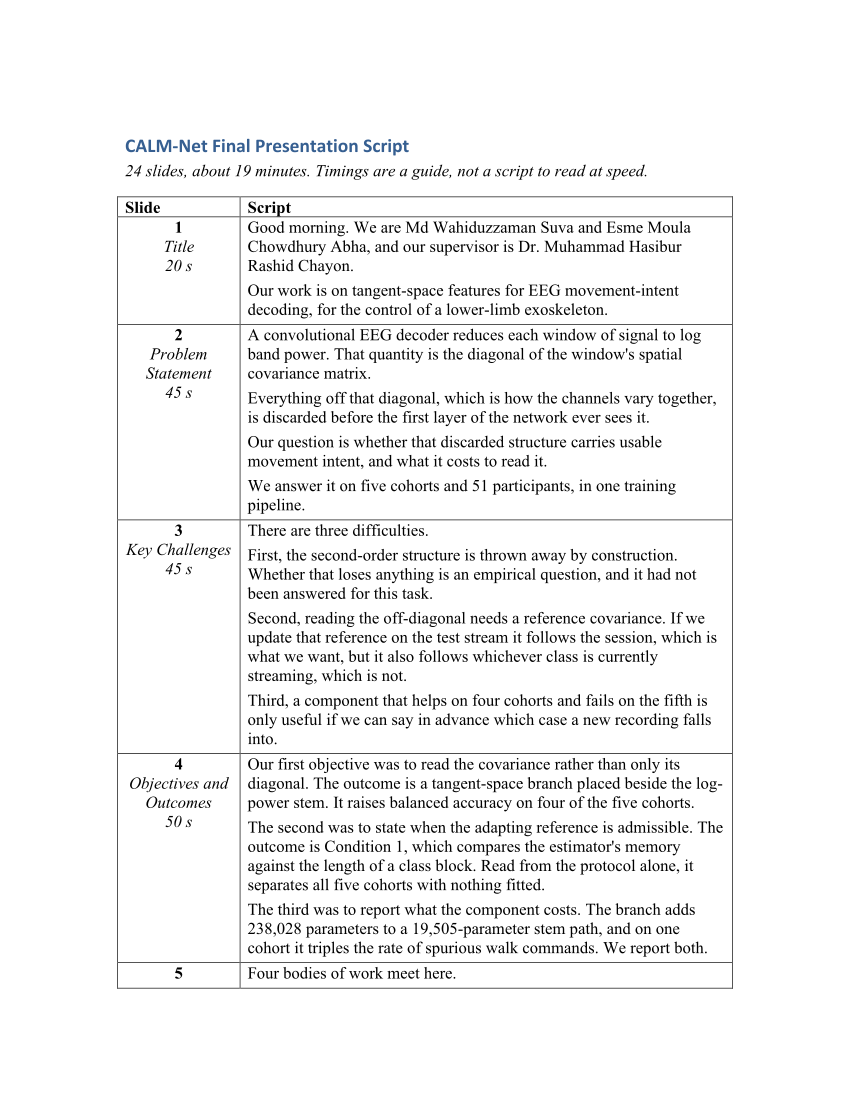

The script that saved this image:
"""Slide-by-slide speaking script for CALM-Net_final_presentation.pptx.

Writes presentation_script.docx as a two-column table (slide number, script)
and presentation_script.md; the deck itself carries no speaker notes.

Every number here is one the manuscript reports. If a figure or table changes,
change the sentence that quotes it rather than leaving the script to drift:
the previous version still described the alignment layer, three cohorts and a
24,181-parameter model, none of which the paper contains any more.

    python presentation/presentation_script.py
"""
from pathlib import Path

HERE = Path(__file__).resolve().parent
DECK = HERE / "CALM-Net_final_presentation.pptx"

SCRIPT = [
    ("Title", 20, [
        "Good morning. We are Md Wahiduzzaman Suva and Esme Moula Chowdhury Abha, and our "
        "supervisor is Dr. Muhammad Hasibur Rashid Chayon.",
        "Our work is on tangent-space features for EEG movement-intent decoding, for the "
        "control of a lower-limb exoskeleton.",
    ]),
    ("Problem Statement", 45, [
        "A convolutional EEG decoder reduces each window of signal to log band power. That "
        "quantity is the diagonal of the window's spatial covariance matrix.",
        "Everything off that diagonal, which is how the channels vary together, is discarded "
        "before the first layer of the network ever sees it.",
        "Our question is whether that discarded structure carries usable movement intent, and "
        "what it costs to read it.",
        "We answer it on five cohorts and 51 participants, in one training pipeline.",
    ]),
    ("Key Challenges", 45, [
        "There are three difficulties.",
        "First, the second-order structure is thrown away by construction. Whether that loses "
        "anything is an empirical question, and it had not been answered for this task.",
        "Second, reading the off-diagonal needs a reference covariance. If we update that "
        "reference on the test stream it follows the session, which is what we want, but it "
        "also follows whichever class is currently streaming, which is not.",
        "Third, a component that helps on four cohorts and fails on the fifth is only useful "
        "if we can say in advance which case a new recording falls into.",
    ]),
    ("Objectives and Outcomes", 50, [
        "Our first objective was to read the covariance rather than only its diagonal. The "
        "outcome is a tangent-space branch placed beside the log-power stem. It raises "
        "balanced accuracy on four of the five cohorts.",
        "The second was to state when the adapting reference is admissible. The outcome is "
        "Condition 1, which compares the estimator's memory against the length of a class "
        "block. Read from the protocol alone, it separates all five cohorts with nothing "
        "fitted.",
        "The third was to report what the component costs. The branch adds 238,028 parameters "
        "to a 19,505-parameter stem path, and on one cohort it triples the rate of spurious "
        "walk commands. We report both.",
    ]),
    ("Literature Review", 55, [
        "Four bodies of work meet here.",
        "Lower-limb exoskeleton BCI gives us the application and the datasets.",
        "Convolutional EEG decoders, such as EEGNet and ShallowFBCSPNet, are the models we "
        "compare against.",
        "Riemannian methods and alignment are where the tangent-space idea comes from. The "
        "limitation of that line is that the reference is estimated over a complete recording, "
        "so the recording has to exist before the decoder can run on it.",
        "Test-time adaptation removes that constraint, but the vision literature has shown it "
        "degrades when the test stream is temporally correlated.",
        "The gap is that no prior work states, from the recording protocol alone, when an "
        "in-network adapting reference is safe to use.",
    ]),
    ("Decoder Architecture", 55, [
        "This is the reported model, 290,943 parameters in total.",
        "A window of EEG, 60 channels by 400 samples, enters both paths.",
        "The upper path is the multi-scale power stem. Three temporal resolutions, 64, 128 and "
        "256 milliseconds, each with depthwise spatial filters, then square, pool and "
        "logarithm. That gives log band power per channel, which is the diagonal.",
        "The lower path is the tangent-space branch. It forms the window's covariance, shrinks "
        "it toward a scaled identity, and maps it to the tangent space at a reference matrix "
        "M. That reads the off-diagonal.",
        "The two 128-dimensional outputs are concatenated and fused into one linear classifier.",
        "The dashed arrow is the important one. The reference M updates from the incoming data "
        "with no labels, and it keeps updating at inference.",
    ]),
    ("Core Idea and Hypothesis", 55, [
        "The branch computes the logarithm of M to the minus one half, times the covariance C, "
        "times M to the minus one half, and vectorises it.",
        "M is a running mean over the incoming windows. That is what lets the representation "
        "follow a session as it changes.",
        "The momentum m sets how long that mean remembers. The memory is mu equals N over m, "
        "which is 160 windows at our default batch of 32 and momentum of 0.2.",
        "And that is also the failure mode. If one class streams for longer than the memory, "
        "then M becomes the covariance of that class, and whitening a window of that class by "
        "its own covariance removes exactly the variance that separated the classes.",
        "So Condition 1: the memory must be longer than a class block and shorter than the "
        "drift timescale. Both sides are fixed before training.",
    ]),
    ("Datasets and Evaluation Protocol", 55, [
        "Five cohorts, 51 participants.",
        "A and E are lower-limb exoskeleton cohorts. B is treadmill walking from an "
        "independent laboratory. C is motor execution, 20 participants. D is BCI Competition "
        "four, dataset 2a.",
        "Every model is trained in the same pipeline: the same band, the same optimiser, the "
        "same early stopping, the same temperature scaling, and three data-split seeds.",
        "The table gives the quantity Condition 1 needs. The class-block length is computed "
        "from the label sequence alone, before any training: 18 windows on cohort A, 214 on B, "
        "5 on C, 1 on D and 13 on E.",
        "Notice that cohort B is the one whose blocks are longer than our 160-window memory.",
    ]),
    ("Artefact Control", 55, [
        "Walk and stop differ in movement, so a fair objection is that we are decoding muscle "
        "activity rather than brain activity.",
        "We retrained the reported model after independent component analysis removed ocular, "
        "muscle, cardiac and line-noise components. Both arms are restricted to the same task, "
        "so they differ only in the cleaning step.",
        "Balanced accuracy goes from 0.897 to 0.859. That difference is not significant, "
        "p equals 0.58, and four of the seven participants are unchanged or better.",
        "The mean is carried by one participant, sub-06, which falls by 0.207. Without it the "
        "change is 0.010.",
        "Importantly, the change does not follow how much muscle activity was removed. The "
        "correlation is plus 0.05, where dependence on muscle artefact would make it negative.",
        "This constrains the artefact account. It does not exclude it, and we say so.",
    ]),
    ("Scalp Topography of the Reference", 50, [
        "This is the branch's own reference, not a separate analysis.",
        "Panel b is the per-channel gain that the tangent map applies. It amplifies the "
        "frontocentral midline most, AFz and Fz at 2.9, and it amplifies the temporal sites "
        "least, T7 and T8 at 1.9. Those are the sites most exposed to jaw and neck muscle.",
        "Panel c is the band-power difference, walk minus stop. Power falls over left "
        "sensorimotor cortex, C3 by 3.5 decibels, and rises over occipital electrodes.",
        "A decrease over sensorimotor cortex is the sign and the location of mu and beta "
        "desynchronisation. Gross movement artefact would raise power during walking, not "
        "lower it.",
        "This is one participant, so it is supporting evidence and not an artefact rejection.",
    ]),
    ("Learned Representations", 50, [
        "This figure is measured rather than drawn. We trained a model, then used forward "
        "hooks to record the real activations at the four points the architecture names, on "
        "held-out windows.",
        "Panels a to c fold the tangent vector back into the 60 by 60 matrix it came from. You "
        "can see the structure sitting off the diagonal, which is precisely what the log-power "
        "stem discards.",
        "Panel d measures class separation at each tap. The branch reaches 1.22, the stem 0.74, "
        "and after fusion it is 2.41.",
        "Fusion being higher than either path alone is the point: the two representations are "
        "complementary inside the trained model, not only in the accuracy table.",
    ]),
    ("Comparison with Published Decoders", 55, [
        "This is the table the rest of the results build toward.",
        "The reported model and eight published decoders, all trained in the same pipeline "
        "with the same splits, the same seeds and the same metric code. No per-model tuning.",
        "The reported model is highest on four of the five cohorts.",
        "On the fifth, cohort B, it is the worst entry in the column. We are not going to hide "
        "that; we are going to explain it, and the explanation is the next part of the talk.",
        "What makes cohort B a usable result rather than an unreliable one is that the stem "
        "alone still leads that column. The failure is specific to the branch, not to the "
        "pipeline.",
    ]),
    ("Branch versus Stem Across Cohorts", 50, [
        "Here is the branch against the stem it is added to, on every cohort, three seeds "
        "throughout and paired within participant.",
        "Plus 0.045 on cohort A, plus 0.064 on C, plus 0.040 on D, plus 0.021 on E.",
        "And minus 0.175 on cohort B, lower in eight participants out of eight.",
        "The regime column is the one to watch. It is not fitted to the accuracy. It is read "
        "from the class-block length against the estimator memory, before training, and it "
        "marks cohort B as at risk and the other four as safe.",
    ]),
    ("Results on the Held-Out Cohort", 60, [
        "Cohort C carries the accuracy claim, because it was held out from every design "
        "decision. The architecture, the shrinkage, the momentum and the embedding width were "
        "all fixed on cohorts A and B before this cohort was ever run.",
        "Three things make the number credible, and the three panels give one each.",
        "Panel a: all 20 participants improve, from 0.779 to 0.843, a mean of plus 0.064.",
        "Panel b: the whiskers are each participant's own spread across the three seeds. The "
        "effect is larger than that spread in 16 of the 20, so for most participants the gain "
        "is bigger than the noise the measurement already carries.",
        "Panel c puts 0.843 in context. Against the eight published decoders on this same "
        "cohort, the branch leads the strongest of them by 0.060, higher in 18 of 20 "
        "participants. And the stem it is added to sits in the middle of that field.",
        "Calibration error also falls, from 0.075 to 0.062, so the accuracy is not bought with "
        "a worse posterior.",
    ]),
    ("Effect Size Against Class-Block Length", 45, [
        "Now the failure, and why it is predictable.",
        "Panel a is the change from the branch on each cohort. Panel b plots that change "
        "against the class-block length, on a log axis.",
        "Nothing here is fitted. The block length comes from the recording protocol and the "
        "memory comes from the optimiser settings, and the two were fixed before training.",
        "The dashed line is the estimator memory, 160 windows. The four cohorts whose blocks "
        "are shorter than that memory all gain. The one cohort whose blocks are longer, "
        "cohort B at 214 windows, is the one that fails.",
        "One boundary, no free parameter, and it separates all five.",
    ]),
    ("Direct Manipulation of the Estimator Memory", 50, [
        "A boundary across cohorts could still be a coincidence of five datasets, so we tested "
        "it within a cohort by moving the memory directly and changing nothing else.",
        "On cohort A, where blocks are 18 windows: plus 0.045 at a memory of 160, plus 0.048 "
        "at 40, and minus 0.076 at 8. At a memory of 8 windows, shorter than the block, the "
        "effect reverses, and it is worse in every participant.",
        "On cohort B we go the other way. Enlarging the memory from 160 towards 3200 moves the "
        "cohort back monotonically, and it recovers 74 per cent of the loss.",
        "So the same variable switches the effect off and on in both directions. That is "
        "causal support for the account, not just a correlation across datasets.",
    ]),
    ("Estimator Memory and Block Length: Summary", 45, [
        "This is the same evidence as a table, and it is also where we report a negative "
        "result about our own claim.",
        "The condition gives an ordering and a direction. It does not give a rate a "
        "practitioner could set.",
        "We pre-registered a stronger version, which sets the adaptation rate from the block "
        "length with a fixed margin of two. It was falsified: at the memory that prescription "
        "gives, cohort B reaches 0.650, against 0.744 for the stem alone. Better, but still "
        "short of parity.",
        "And the upper bound of the condition, the drift timescale, is not measured here. Our "
        "data bound it only from above, at about one session.",
    ]),
    ("Ablation Study", 45, [
        "Every row here is a choice the architecture actually makes.",
        "Adding the branch takes cohort A from 0.864 to 0.909, and it cuts the seed-to-seed "
        "spread by about nine-fold, from 0.032 to 0.004.",
        "Freezing the reference after fitting costs accuracy. Removing it altogether also "
        "costs accuracy.",
        "The lower table separates the two roles of that reference across cohorts. The "
        "adapting reference is the only setting that helps on both cohorts whose class blocks "
        "are short, so that is what we keep, and we let Condition 1 decide where it is "
        "admissible.",
    ]),
    ("Measurement Noise and Ranking Criteria", 40, [
        "Before ranking anything we need to know what our own noise is.",
        "Across three data-split seeds the reported model spans 0.007 to 0.022 depending on the "
        "cohort. The stem spans 0.011 to 0.057.",
        "The stem is the noisier arm on all five cohorts, so the branch is not buying its "
        "accuracy with a less stable fit.",
        "We therefore do not interpret any difference below 0.02 anywhere in this work, and "
        "differences smaller than the relevant seed spread are reported without a ranking.",
    ]),
    ("Control-Relevant Outcome Measures", 50, [
        "Balanced accuracy is not what a wearer experiences, so this table reports what a "
        "controller would act on.",
        "Calibration error improves on four of the five cohorts, and the missed-onset rate "
        "falls on four.",
        "But look at cohort A. Spurious walk commands rise from 0.70 to 2.09 per minute of "
        "standing, even though accuracy went up.",
        "Those two are different functions of the same posterior, and on a device that moves "
        "someone's legs the second one is what throws a wearer off balance.",
        "It is a real cost of the branch, and we report it rather than the accuracy alone.",
    ]),
    ("Results on Cohorts D and E", 45, [
        "These are the two cohorts added last, against the same eight published decoders.",
        "The branch leads all of them on both: 0.741 against 0.682 on cohort D, and 0.949 "
        "against 0.896 on cohort E.",
        "The stem alone also clears them, so the ordering does not depend on the branch. What "
        "the branch adds is the margin.",
        "Cohort D needs a caveat that the margin itself hides. Five of its eight decoders are "
        "left near chance on at least one seed, which its roughly 100 fitting windows per "
        "participant explain. Only the three that trained properly are load-bearing, and all "
        "three hold after correction for multiple comparisons.",
    ]),
    ("Limitations", 50, [
        "Four, honestly.",
        "The block-length boundary was found after the fact. It separates all five cohorts "
        "with nothing fitted, but it was identified after cohorts A, B and C had been run. "
        "Only its application to D and E was prospective.",
        "The artefact control rests on seven participants, and average re-referencing is part "
        "of the cleaning. It constrains the artefact account; it does not exclude it.",
        "Our cohorts are small, 7, 8, 20, 9 and 7, and the between-subject standard deviation "
        "is large relative to the differences we are measuring.",
        "And the branch is not compact. 238,028 parameters against a 19,505-parameter stem "
        "path, so we make no parameter-efficiency claim.",
    ]),
    ("Conclusion", 45, [
        "The covariance structure that a log-power stem discards does carry movement intent. "
        "Reading it raises balanced accuracy on four of five cohorts, and on 20 of 20 "
        "participants of a cohort held out from every design decision.",
        "Where it fails, it fails predictably. The estimator memory against the class-block "
        "length separates all five cohorts with nothing fitted, and moving that memory "
        "switches the effect off and on.",
        "The condition is the part worth building on, and it is also the part least finished. "
        "It gives no rate a practitioner could set, and its upper side has never been measured.",
        "The experiment that would settle it is small and specific: choose a protocol whose "
        "class blocks fall between 18 and 214 windows, register the prediction in advance, and "
        "run it once.",
        "Thank you. We are happy to take questions.",
    ]),
    ("References", 15, [
        "These are the works cited on the slides, keyed to the author-and-year tags used "
        "throughout.",
    ]),
]


def total_seconds():
    return sum(t for _, t, _ in SCRIPT)


def write_md():
    lines = ["# CALM-Net final presentation: speaking script", "",
             "Deck: `%s`, %d slides, about %d minutes in total."
             % (DECK.name, len(SCRIPT), round(total_seconds() / 60)), ""]
    for i, (name, secs, paras) in enumerate(SCRIPT, 1):
        lines += ["## Slide %d. %s  (about %d s)" % (i, name, secs), ""]
        lines += [p + "\n" for p in paras]
    (HERE / "presentation_script.md").write_text("\n".join(lines), encoding="utf-8")


def write_docx():
    """Two-column table: slide number, script."""
    from docx import Document
    from docx.enum.table import WD_TABLE_ALIGNMENT
    from docx.enum.text import WD_ALIGN_PARAGRAPH
    from docx.shared import Cm, Pt
    doc = Document()
    st = doc.styles["Normal"]
    st.font.name = "Times New Roman"
    st.font.size = Pt(12)
    doc.add_heading("CALM-Net Final Presentation Script", level=1)
    intro = doc.add_paragraph()
    intro.add_run("%d slides, about %d minutes. Timings are a guide, not a script to "
                  "read at speed." % (len(SCRIPT), round(total_seconds() / 60))).italic = True
    table = doc.add_table(rows=1, cols=2)
    table.style = "Table Grid"
    table.alignment = WD_TABLE_ALIGNMENT.CENTER
    hdr = table.rows[0].cells
    for cell, text in zip(hdr, ("Slide", "Script")):
        cell.text = ""
        run = cell.paragraphs[0].add_run(text)
        run.bold = True
    for i, (name, secs, paras) in enumerate(SCRIPT, 1):
        row = table.add_row().cells
        row[0].text = ""
        p0 = row[0].paragraphs[0]
        p0.alignment = WD_ALIGN_PARAGRAPH.CENTER
        p0.add_run(str(i)).bold = True
        p0.add_run("\n%s\n%d s" % (name, secs)).italic = True
        row[1].text = ""
        for k, para in enumerate(paras):
            p = row[1].paragraphs[0] if k == 0 else row[1].add_paragraph()
            p.add_run(para)
            p.paragraph_format.space_after = Pt(4)
    for row in table.rows:
        row.cells[0].width = Cm(3.0)
        row.cells[1].width = Cm(13.5)
    doc.save(str(HERE / "presentation_script.docx"))


def clear_notes(path=DECK):
    """Remove any speaker notes from the deck."""
    from pptx import Presentation
    prs = Presentation(str(path))
    for slide in prs.slides:
        if slide.has_notes_slide:
            slide.notes_slide.notes_text_frame.text = ""
    prs.save(str(path))
    return path.name


def write_notes(path=DECK):
    from pptx import Presentation
    prs = Presentation(str(path))
    assert len(prs.slides) == len(SCRIPT), (len(prs.slides), len(SCRIPT))
    for slide, (name, secs, paras) in zip(prs.slides, SCRIPT):
        slide.notes_slide.notes_text_frame.text = "\n\n".join(paras)
    try:
        prs.save(str(path))
        return path.name
    except PermissionError:
        alt = path.with_name(path.stem + "_with_notes.pptx")
        prs.save(str(alt))
        return alt.name


if __name__ == "__main__":
    from pptx import Presentation
    n = len(Presentation(str(DECK)).slides)
    assert n == len(SCRIPT), "deck has %d slides, script has %d" % (n, len(SCRIPT))
    write_md()
    write_docx()
    print("script: %d slides, %.1f minutes" % (len(SCRIPT), total_seconds() / 60))
    print("speaker notes cleared in", clear_notes())
